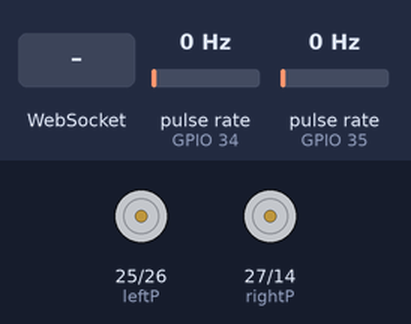
The sketch below on a simulated ESP32. On the bench: motor-driver pin pairs drawn as motors (green arrow = first pin HIGH = forward, orange = second pin HIGH = backward, longer = more drive). Wiring (inferred from the names in the program): 2 × pulse sensor: data GPIO 34 / data GPIO 35. The inputs (shaded band) are chosen by the test bench; at power-on: pulse rate (sensors on GPIO 34, GPIO 35) 0 Hz. What the sketch prints to the serial monitor is not drawn.

Above: at 1.2 s.
1.3 s: WebSocket text "1" received
At 2.5 s:
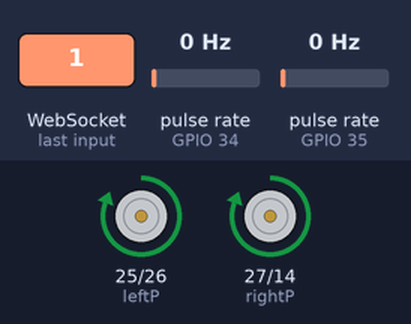
2.8 s: WebSocket text "3" received
At 3.6 s:
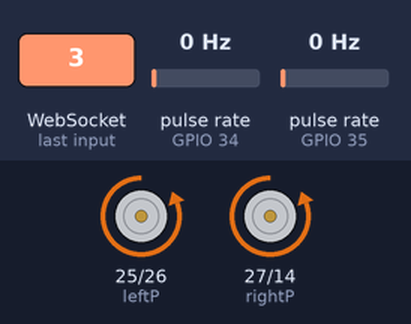
4.3 s: WebSocket text "2" received
At 4.8 s:
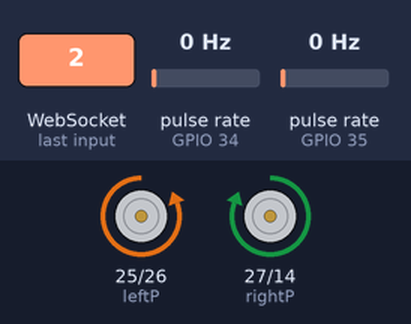
5.8 s: WebSocket text "4" received
At 7.1 s:
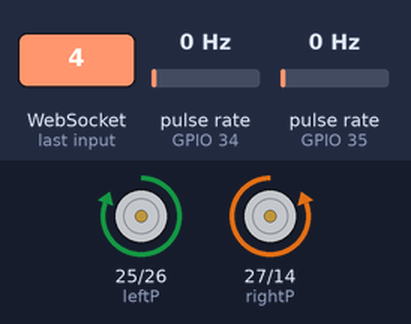
Timing chart, 0 to 8.3 s (numbered marks = the images above; inputs shaded):
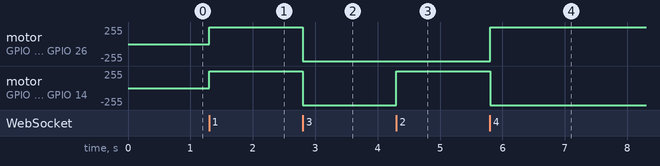

The sketch:

esp32_rc_car_rpm_measurement.ino
```cpp
#include <WiFi.h>
#include <ESPAsyncWebServer.h>

// Wi-Fi credentials
const char* ssid = "Ayken";
const char* password = "Jake1044";

// Motor control pins
const int leftP = 25;
const int leftN = 26;
const int rightP = 27;
const int rightN = 14;

// Encoder pins
const int encoder1 = 34;
const int encoder2 = 35;

// Tick counters
volatile int encoder1Ticks = 0;
volatile int encoder2Ticks = 0;

// RPM tracking
unsigned long lastRPMUpdate = 0;
float rpmMotor1 = 0.0;
float rpmMotor2 = 0.0;
const int ticksPerRevolution = 20;  // Adjust based on encoder specs

AsyncWebServer server(80);
AsyncWebSocket ws("/ws");

// Function declarations
void movement(int cmdValue);
void Forward();
void Backward();
void Left();
void Right();
void stopbot();
void IRAM_ATTR onEncoder1Tick();
void IRAM_ATTR onEncoder2Tick();
void onWsEvent(AsyncWebSocket *server, AsyncWebSocketClient *client, AwsEventType type, void *arg, uint8_t *data, size_t len);

void setup() {
  Serial.begin(115200);

  // Setup SoftAP
  WiFi.softAP(ssid, password);
  IPAddress IP = WiFi.softAPIP();
  Serial.print("Soft AP IP Address: ");
  Serial.println(IP);

  // WebSocket setup
  ws.onEvent(onWsEvent);
  server.addHandler(&ws);
  server.begin();

  // Motor pins
  pinMode(leftP, OUTPUT);
  pinMode(leftN, OUTPUT);
  pinMode(rightP, OUTPUT);
  pinMode(rightN, OUTPUT);

  // Encoder pins
  pinMode(encoder1, INPUT_PULLUP);
  pinMode(encoder2, INPUT_PULLUP);
  attachInterrupt(digitalPinToInterrupt(encoder1), onEncoder1Tick, RISING);
  attachInterrupt(digitalPinToInterrupt(encoder2), onEncoder2Tick, RISING);

  stopbot();
}

void loop() {
  unsigned long currentTime = millis();

  if (currentTime - lastRPMUpdate >= 5) {
    noInterrupts();
    int ticks1 = encoder1Ticks;
    int ticks2 = encoder2Ticks;
    encoder1Ticks = 0;
    encoder2Ticks = 0;
    interrupts();

    rpmMotor1 = (ticks1 / (float)ticksPerRevolution) * 120.0;
    rpmMotor2 = (ticks2 / (float)ticksPerRevolution) * 120.0;

    Serial.printf("RPM1: %.2f | RPM2: %.2f\n", rpmMotor1, rpmMotor2);

    String rpmData = "RPM," + String(rpmMotor1, 2) + "," + String(rpmMotor2, 2);
    ws.textAll(rpmData);

    lastRPMUpdate = currentTime;
  }
}

void onWsEvent(AsyncWebSocket *server, AsyncWebSocketClient *client, AwsEventType type, void *arg, uint8_t *data, size_t len) {
  if (type == WS_EVT_CONNECT) {
    Serial.println("Client connected");
  } else if (type == WS_EVT_DISCONNECT) {
    Serial.println("Client disconnected");
  } else if (type == WS_EVT_DATA) {
    int message = atoi((char*)data);
    Serial.print("Received: ");
    Serial.println(message);

    // Send acknowledgment safely
    String ack = "Message received: " + String(message);
    client->text(ack);

    movement(message);
  }
}

// Motor movement logic
void movement(int cmdValue) {
  switch (cmdValue) {
    case 1:
      Serial.println("Executing Forward");
      Forward();
      break;
    case 3:
      Serial.println("Executing Backward");
      Backward();
      break;
    case 2:
      Serial.println("Executing Left Turn");
      Left();
      break;
    case 4:
      Serial.println("Executing Right Turn");
      Right();
      break;
    case 5:
      Serial.println("Stopping");
      stopbot();
      break;
    default:
      Serial.println("Unknown Command ++ stopping");
      stopbot();
      break;
  }
}

void Forward() {
  digitalWrite(leftP, HIGH);
  digitalWrite(leftN, LOW);
  digitalWrite(rightP, HIGH);
  digitalWrite(rightN, LOW);
}

void Backward() {
  digitalWrite(leftP, LOW);
  digitalWrite(leftN, HIGH);
  digitalWrite(rightP, LOW);
  digitalWrite(rightN, HIGH);
}

void Left() {
  digitalWrite(leftP, LOW);
  digitalWrite(leftN, HIGH);
  digitalWrite(rightP, HIGH);
  digitalWrite(rightN, LOW);
}

void Right() {
  digitalWrite(leftP, HIGH);
  digitalWrite(leftN, LOW);
  digitalWrite(rightP, LOW);
  digitalWrite(rightN, HIGH);
}

void stopbot() {
  digitalWrite(leftP, LOW);
  digitalWrite(leftN, LOW);
  digitalWrite(rightP, LOW);
  digitalWrite(rightN, LOW);
}

// Encoder ISRs
void IRAM_ATTR onEncoder1Tick() {
  encoder1Ticks++;
}

void IRAM_ATTR onEncoder2Tick() {
  encoder2Ticks++;
}
```

Measured:
- after the input at 1.3 s, motor on GPIO 25 (leftP) / GPIO 26 (leftN), motor on GPIO 27 (rightP) / GPIO 14 (rightN): stopped → forward 255/255 at once
- after the input at 2.8 s, motor on GPIO 25 (leftP) / GPIO 26 (leftN), motor on GPIO 27 (rightP) / GPIO 14 (rightN): forward 255/255 → backward 255/255 at once
- after the input at 4.3 s, motor on GPIO 27 (rightP) / GPIO 14 (rightN): backward 255/255 → forward 255/255 at once
- after the input at 5.8 s, motor on GPIO 25 (leftP) / GPIO 26 (leftN): backward 255/255 → forward 255/255 at once; motor on GPIO 27 (rightP) / GPIO 14 (rightN): forward 255/255 → backward 255/255 at once
